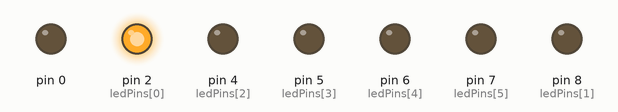
This sketch was run on a simulated Arduino Uno, built with avr-gcc and run on an emulated ATmega328P. Parts: output pins drawn as LEDs (lit = HIGH). Random numbers use the default seed unless the sketch sets one.

Above: at 0.1 s.
At 0.7 s:
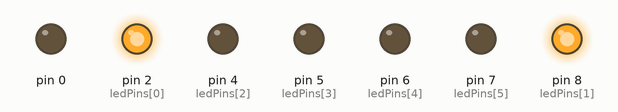
At 1.3 s:
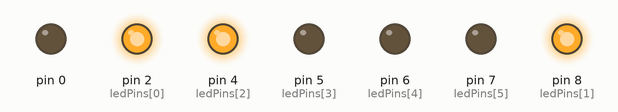
At 3.1 s:
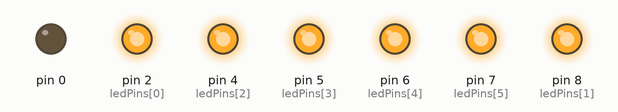
At 16.6 s:
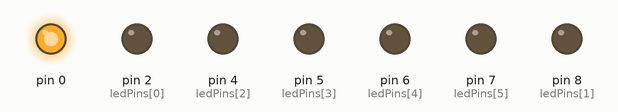
At 32.0 s:
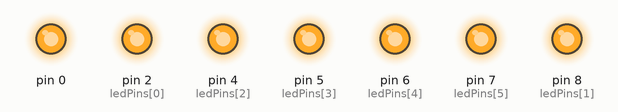
Timing chart, 0 to 40.0 s (numbered marks = the images above):
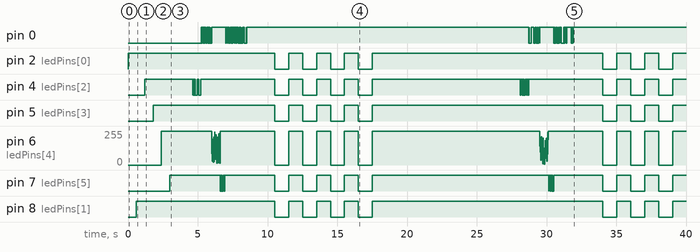

Measured:
- by itself, pin 2 (ledPins[0]): LOW → HIGH at 0.00 s, → LOW 10.5 s later, → HIGH 1.0 s later, → LOW 1.0 s later, … (15 changes in this stretch)
- by itself, pin 5 (ledPins[3]): LOW → HIGH at 1.8 s, → LOW 8.7 s later, → HIGH 1.0 s later, → LOW 1.0 s later, … (15 changes in this stretch)
- by itself, pin 8 (ledPins[1]): LOW → HIGH at 0.60 s, → LOW 9.9 s later, → HIGH 1.0 s later, → LOW 1.0 s later, … (15 changes in this stretch)

The sketch:

TheFunk.ino
```cpp
/*
D2 = T
D3 = H
D4 = E
D5 = L
D6 = A
D7 = B


 */

int ledPins[] = {2,8,4,5,6,7};
int pinCount = 6;
int T = ledPins[0];
int H = ledPins[1];
int E = ledPins[2];
int L = ledPins[3];
int A = ledPins[4];
int B = ledPins[5];

// the setup function runs once when you press reset or power the board
void setup() {
  // initialize all the pins.
  for (int thisPin = 0; thisPin < pinCount; thisPin++) {
    pinMode(ledPins[thisPin], OUTPUT);
  }

}

// the loop function runs over and over again forever
void loop() {

  routine1();
  delay(1000);
  routine2();
  delay(1000);
  routine3();
  delay(5000);
}

void routine1() {
  digitalWrite(T, HIGH);
  delay(600);
  digitalWrite(H, HIGH);
  delay(600);
  digitalWrite(E, HIGH);
  delay(600);
  digitalWrite(L, HIGH);
  delay(600);
  digitalWrite(A, HIGH);
  delay(600);
  digitalWrite(B, HIGH);
  delay(600);
}

void routine2() {
  flickerPin(T, 600);
  flickerPin(H, 800);
  flickerPin(E, 600);
  flickerPin(L, 400);
  flickerPin(A, 900);
  flickerPin(B, 600);
}

void routine3() {
   //Turn all the lights on.
  for (int thisPin = 0; thisPin < pinCount; thisPin++) {
    digitalWrite(ledPins[thisPin], HIGH);
  }
  delay(1000);
  //Turn all the lights off.
  for (int thisPin = 0; thisPin < pinCount; thisPin++) {
    digitalWrite(ledPins[thisPin], LOW);
  }
  delay(1000);
     //Turn all the lights on.
  for (int thisPin = 0; thisPin < pinCount; thisPin++) {
    digitalWrite(ledPins[thisPin], HIGH);
  }
  delay(1000);
  //Turn all the lights off.
  for (int thisPin = 0; thisPin < pinCount; thisPin++) {
    digitalWrite(ledPins[thisPin], LOW);
  }
  delay(1000);
  //Turn all the lights on.
  for (int thisPin = 0; thisPin < pinCount; thisPin++) {
    digitalWrite(ledPins[thisPin], HIGH);
  }
  delay(1000);
    //Turn all the lights off.
  for (int thisPin = 0; thisPin < pinCount; thisPin++) {
    digitalWrite(ledPins[thisPin], LOW);
  }
  delay(1000);
     //Turn all the lights on.
  for (int thisPin = 0; thisPin < pinCount; thisPin++) {
    digitalWrite(ledPins[thisPin], HIGH);
  }
  delay(1000);
    //Turn all the lights off.
  for (int thisPin = 0; thisPin < pinCount; thisPin++) {
    digitalWrite(ledPins[thisPin], LOW);
  }
  delay(1000);
     //Turn all the lights on.
  for (int thisPin = 0; thisPin < pinCount; thisPin++) {
    digitalWrite(ledPins[thisPin], HIGH);
  }
  delay(1000);


}


//flicker a pin. takes a int of pin in ledPins array. and for how long (in millasecons) to flicker.
void flickerPin(int pin, unsigned long howLong) {
  unsigned long finishAt = millis() + howLong;

  while(millis() < finishAt) {
    int rand = random(0,255);
    byte brightness = byte(rand);
    analogWrite(ledPins[pin], brightness);
    delay(25);
  }
  digitalWrite(ledPins[pin], HIGH);
}
```
